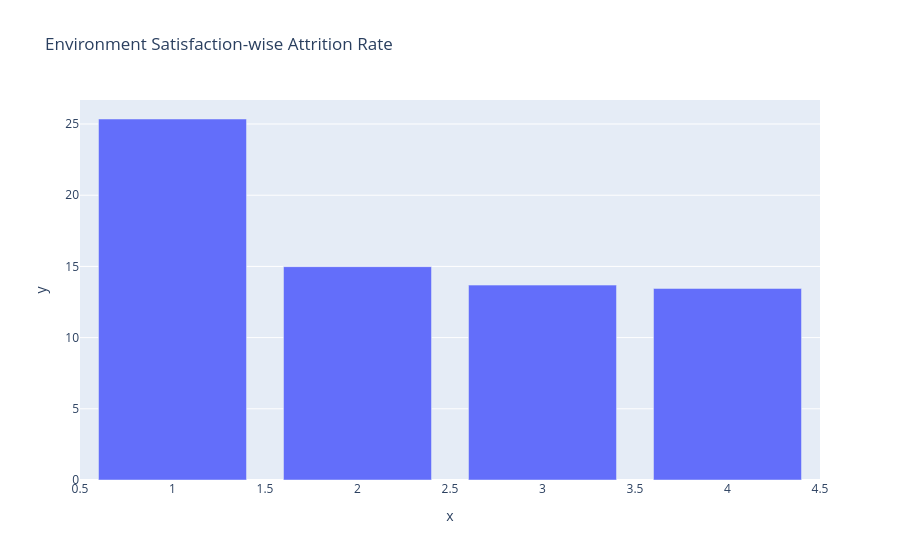

Notebook cell for this chart:
### Code cell
fig = px.bar(
    x=environment_attrition.index,
    y=environment_attrition['Yes'],
    title='Environment Satisfaction-wise Attrition Rate'
)
fig.show()

### Figure 1 — Plotly figure (JSON) as saved in the notebook; plotly's stock layout.template omitted (floating-point values rounded to 4 significant figures)
{"data": [{"hovertemplate": "x=%{x}<br>y=%{y}<extra></extra>", "legendgroup": "", "marker": {"color": "#636efa", "pattern": {"shape": ""}}, "name": "", "orientation": "v", "showlegend": false, "textposition": "auto", "type": "bar", "x": [1, 2, 3, 4], "xaxis": "x", "y": [25.35, 14.98, 13.69, 13.45], "yaxis": "y"}], "layout": {"barmode": "relative", "legend": {"tracegroupgap": 0}, "title": {"text": "Environment Satisfaction-wise Attrition Rate"}, "xaxis": {"anchor": "y", "domain": [0, 1], "title": {"text": "x"}}, "yaxis": {"anchor": "x", "domain": [0, 1], "title": {"text": "y"}}}}
